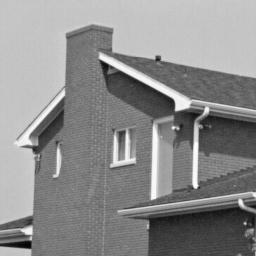
%> input picture TP7/house2.png, 256 x 256 px
$ octave split_house.m   (GNU Octave 9; MATLAB toolbox functions it lacks are replaced by stand-ins)
%> lines starting %> are read from the running program, lines starting %| are printed output that depends on the picture
### TP7/ouvrirImage.m
function [I, n, m] = ouvrirImage(nom)
%> called with nom = 'house2.png'
% OuvrirImage : ouvre l'image, la renvoie ainsi que sa taille
I = imread(nom);
%> I is the input picture: size 256x256 uint8; min 0, max 255, mean 140
[n,m] = size(I);
%> n = 256; m = 256
end

### TP7/expand.m
function [J] = expand(I)
% retourne la plus petite image carrée dont la taille
% est une puissance de deux et qui contient l'image I
[N,M] = size(I);
n = floor(log2(N + 1)) + 1;
mean_I = mean2(I);
J = ones(2^n,2^n) * mean_I;
J(1:N,1:M) = I;
end

### TP7/numreg.m
function [n] = numreg(S)
% permet de compter le nombre de régions dans
% un découpage Quadtree S
n = size(find(full(S)));
end

### TP7/split_house.m
I = ouvrirImage('house2.png');
[N,M] = size(I);
%> N = 256; M = 256
I = expand(I);
%> in expand, `mean_I = mean2(I);`: mean_I = 140
%> in expand, `J = ones(2^n,2^n) * mean_I;`: J: size 512x512 double; every value is 140
%> in expand, `J(1:N,1:M) = I;`:
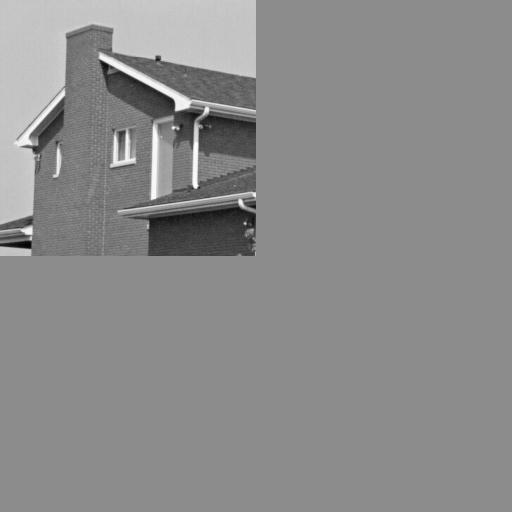
%> J: size 512x512 double; min 0, max 255, mean 140
thresh = 100;
S = qtdecomp(I, thresh);
nb = numreg(S);
%> in numreg, `n = size(find(full(S)));`: n = [2161 1]
%> nb = [2161 1]
%> (the run ends here)
